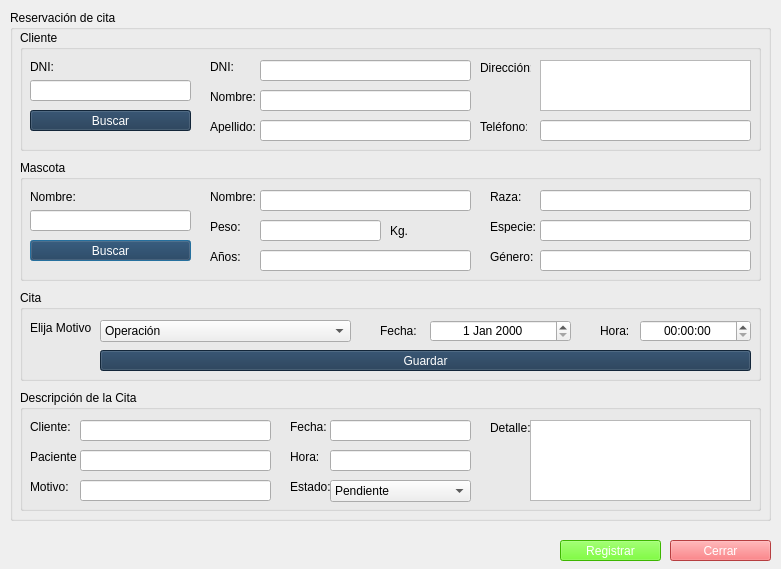
<?xml version="1.0" encoding="UTF-8"?>
<ui version="4.0">
 <class>reservarCita</class>
 <widget class="QDialog" name="reservarCita">
  <property name="geometry">
   <rect>
    <x>0</x>
    <y>0</y>
    <width>781</width>
    <height>569</height>
   </rect>
  </property>
  <property name="windowTitle">
   <string>Dialog</string>
  </property>
  <widget class="QGroupBox" name="groupBox">
   <property name="geometry">
    <rect>
     <x>10</x>
     <y>10</y>
     <width>761</width>
     <height>511</height>
    </rect>
   </property>
   <property name="title">
    <string>Reservación de cita</string>
   </property>
   <widget class="QGroupBox" name="groupBox_3">
    <property name="geometry">
     <rect>
      <x>10</x>
      <y>150</y>
      <width>741</width>
      <height>121</height>
     </rect>
    </property>
    <property name="title">
     <string>Mascota</string>
    </property>
    <widget class="QLineEdit" name="txtNombreMas">
     <property name="geometry">
      <rect>
       <x>240</x>
       <y>30</y>
       <width>211</width>
       <height>21</height>
      </rect>
     </property>
     <property name="cursor">
      <cursorShape>ForbiddenCursor</cursorShape>
     </property>
     <property name="readOnly">
      <bool>true</bool>
     </property>
    </widget>
    <widget class="QPushButton" name="cmdBuscarMas">
     <property name="geometry">
      <rect>
       <x>10</x>
       <y>80</y>
       <width>161</width>
       <height>21</height>
      </rect>
     </property>
     <property name="cursor">
      <cursorShape>PointingHandCursor</cursorShape>
     </property>
     <property name="styleSheet">
      <string notr="true">background-color: rgb(26, 53, 80);
color: rgb(255, 255, 255);</string>
     </property>
     <property name="text">
      <string>Buscar</string>
     </property>
    </widget>
    <widget class="QLineEdit" name="txtBuscarMas">
     <property name="geometry">
      <rect>
       <x>10</x>
       <y>50</y>
       <width>161</width>
       <height>21</height>
      </rect>
     </property>
    </widget>
    <widget class="QLabel" name="label_13">
     <property name="geometry">
      <rect>
       <x>10</x>
       <y>30</y>
       <width>47</width>
       <height>13</height>
      </rect>
     </property>
     <property name="text">
      <string>Nombre:</string>
     </property>
    </widget>
    <widget class="QLineEdit" name="txtPesoMas">
     <property name="geometry">
      <rect>
       <x>240</x>
       <y>60</y>
       <width>121</width>
       <height>21</height>
      </rect>
     </property>
     <property name="cursor">
      <cursorShape>ForbiddenCursor</cursorShape>
     </property>
     <property name="alignment">
      <set>Qt::AlignRight|Qt::AlignTrailing|Qt::AlignVCenter</set>
     </property>
     <property name="readOnly">
      <bool>true</bool>
     </property>
    </widget>
    <widget class="QLabel" name="label_14">
     <property name="geometry">
      <rect>
       <x>190</x>
       <y>60</y>
       <width>47</width>
       <height>13</height>
      </rect>
     </property>
     <property name="text">
      <string>Peso:</string>
     </property>
    </widget>
    <widget class="QLabel" name="label_15">
     <property name="geometry">
      <rect>
       <x>190</x>
       <y>30</y>
       <width>47</width>
       <height>13</height>
      </rect>
     </property>
     <property name="text">
      <string>Nombre:</string>
     </property>
    </widget>
    <widget class="QLineEdit" name="txtRazaMas">
     <property name="geometry">
      <rect>
       <x>520</x>
       <y>30</y>
       <width>211</width>
       <height>21</height>
      </rect>
     </property>
     <property name="cursor">
      <cursorShape>ForbiddenCursor</cursorShape>
     </property>
     <property name="readOnly">
      <bool>true</bool>
     </property>
    </widget>
    <widget class="QLabel" name="label_23">
     <property name="geometry">
      <rect>
       <x>470</x>
       <y>30</y>
       <width>47</width>
       <height>13</height>
      </rect>
     </property>
     <property name="text">
      <string>Raza:</string>
     </property>
    </widget>
    <widget class="QLineEdit" name="txtEspecieMas">
     <property name="geometry">
      <rect>
       <x>520</x>
       <y>60</y>
       <width>211</width>
       <height>21</height>
      </rect>
     </property>
     <property name="cursor">
      <cursorShape>ForbiddenCursor</cursorShape>
     </property>
     <property name="readOnly">
      <bool>true</bool>
     </property>
    </widget>
    <widget class="QLabel" name="label_24">
     <property name="geometry">
      <rect>
       <x>470</x>
       <y>60</y>
       <width>47</width>
       <height>13</height>
      </rect>
     </property>
     <property name="text">
      <string>Especie:</string>
     </property>
    </widget>
    <widget class="QLabel" name="label_25">
     <property name="geometry">
      <rect>
       <x>370</x>
       <y>60</y>
       <width>47</width>
       <height>21</height>
      </rect>
     </property>
     <property name="cursor">
      <cursorShape>ForbiddenCursor</cursorShape>
     </property>
     <property name="text">
      <string>Kg.</string>
     </property>
    </widget>
    <widget class="QLineEdit" name="txtAniosMas">
     <property name="geometry">
      <rect>
       <x>240</x>
       <y>90</y>
       <width>211</width>
       <height>21</height>
      </rect>
     </property>
     <property name="cursor">
      <cursorShape>ForbiddenCursor</cursorShape>
     </property>
     <property name="readOnly">
      <bool>true</bool>
     </property>
    </widget>
    <widget class="QLabel" name="label_32">
     <property name="geometry">
      <rect>
       <x>190</x>
       <y>90</y>
       <width>47</width>
       <height>13</height>
      </rect>
     </property>
     <property name="text">
      <string>Años:</string>
     </property>
    </widget>
    <widget class="QLabel" name="label_33">
     <property name="geometry">
      <rect>
       <x>470</x>
       <y>90</y>
       <width>47</width>
       <height>13</height>
      </rect>
     </property>
     <property name="text">
      <string>Género:</string>
     </property>
    </widget>
    <widget class="QLineEdit" name="txtGeneroMas">
     <property name="geometry">
      <rect>
       <x>520</x>
       <y>90</y>
       <width>211</width>
       <height>21</height>
      </rect>
     </property>
     <property name="cursor">
      <cursorShape>ForbiddenCursor</cursorShape>
     </property>
     <property name="readOnly">
      <bool>true</bool>
     </property>
    </widget>
   </widget>
   <widget class="QGroupBox" name="groupBox_2">
    <property name="geometry">
     <rect>
      <x>10</x>
      <y>20</y>
      <width>741</width>
      <height>121</height>
     </rect>
    </property>
    <property name="title">
     <string>Cliente</string>
    </property>
    <widget class="QLabel" name="label">
     <property name="geometry">
      <rect>
       <x>10</x>
       <y>30</y>
       <width>47</width>
       <height>13</height>
      </rect>
     </property>
     <property name="text">
      <string>DNI:</string>
     </property>
    </widget>
    <widget class="QLineEdit" name="txtBuscarCli">
     <property name="geometry">
      <rect>
       <x>10</x>
       <y>50</y>
       <width>161</width>
       <height>21</height>
      </rect>
     </property>
    </widget>
    <widget class="QPushButton" name="cmdBuscarCli">
     <property name="geometry">
      <rect>
       <x>10</x>
       <y>80</y>
       <width>161</width>
       <height>21</height>
      </rect>
     </property>
     <property name="cursor">
      <cursorShape>PointingHandCursor</cursorShape>
     </property>
     <property name="styleSheet">
      <string notr="true">background-color: rgb(26, 53, 80);
color: rgb(255, 255, 255);</string>
     </property>
     <property name="text">
      <string>Buscar</string>
     </property>
    </widget>
    <widget class="QLabel" name="label_2">
     <property name="geometry">
      <rect>
       <x>190</x>
       <y>60</y>
       <width>47</width>
       <height>13</height>
      </rect>
     </property>
     <property name="text">
      <string>Nombre:</string>
     </property>
    </widget>
    <widget class="QLineEdit" name="txtNombreCli">
     <property name="geometry">
      <rect>
       <x>240</x>
       <y>60</y>
       <width>211</width>
       <height>21</height>
      </rect>
     </property>
     <property name="cursor">
      <cursorShape>ForbiddenCursor</cursorShape>
     </property>
     <property name="readOnly">
      <bool>true</bool>
     </property>
    </widget>
    <widget class="QLineEdit" name="txtApellidoCli">
     <property name="geometry">
      <rect>
       <x>240</x>
       <y>90</y>
       <width>211</width>
       <height>21</height>
      </rect>
     </property>
     <property name="cursor">
      <cursorShape>ForbiddenCursor</cursorShape>
     </property>
     <property name="readOnly">
      <bool>true</bool>
     </property>
    </widget>
    <widget class="QLabel" name="label_3">
     <property name="geometry">
      <rect>
       <x>190</x>
       <y>90</y>
       <width>47</width>
       <height>13</height>
      </rect>
     </property>
     <property name="text">
      <string>Apellido:</string>
     </property>
    </widget>
    <widget class="QLineEdit" name="txtDniCli">
     <property name="geometry">
      <rect>
       <x>240</x>
       <y>30</y>
       <width>211</width>
       <height>21</height>
      </rect>
     </property>
     <property name="cursor">
      <cursorShape>ForbiddenCursor</cursorShape>
     </property>
     <property name="readOnly">
      <bool>true</bool>
     </property>
    </widget>
    <widget class="QLabel" name="label_4">
     <property name="geometry">
      <rect>
       <x>190</x>
       <y>30</y>
       <width>47</width>
       <height>13</height>
      </rect>
     </property>
     <property name="text">
      <string>DNI:</string>
     </property>
    </widget>
    <widget class="QLabel" name="label_11">
     <property name="geometry">
      <rect>
       <x>460</x>
       <y>30</y>
       <width>51</width>
       <height>16</height>
      </rect>
     </property>
     <property name="text">
      <string>Dirección:</string>
     </property>
    </widget>
    <widget class="QLabel" name="label_12">
     <property name="geometry">
      <rect>
       <x>460</x>
       <y>90</y>
       <width>47</width>
       <height>13</height>
      </rect>
     </property>
     <property name="text">
      <string>Teléfono:</string>
     </property>
    </widget>
    <widget class="QLineEdit" name="txtTelefonoCli">
     <property name="geometry">
      <rect>
       <x>520</x>
       <y>90</y>
       <width>211</width>
       <height>21</height>
      </rect>
     </property>
     <property name="cursor">
      <cursorShape>ForbiddenCursor</cursorShape>
     </property>
     <property name="readOnly">
      <bool>true</bool>
     </property>
    </widget>
    <widget class="QPlainTextEdit" name="txtDireccionCli">
     <property name="geometry">
      <rect>
       <x>520</x>
       <y>30</y>
       <width>211</width>
       <height>51</height>
      </rect>
     </property>
     <property name="cursor" stdset="0">
      <cursorShape>ForbiddenCursor</cursorShape>
     </property>
     <property name="readOnly">
      <bool>true</bool>
     </property>
    </widget>
   </widget>
   <widget class="QGroupBox" name="groupBox_4">
    <property name="geometry">
     <rect>
      <x>10</x>
      <y>280</y>
      <width>741</width>
      <height>91</height>
     </rect>
    </property>
    <property name="title">
     <string>Cita</string>
    </property>
    <widget class="QLabel" name="label_17">
     <property name="geometry">
      <rect>
       <x>10</x>
       <y>30</y>
       <width>61</width>
       <height>16</height>
      </rect>
     </property>
     <property name="text">
      <string>Elija Motivo:</string>
     </property>
    </widget>
    <widget class="QComboBox" name="cmdMotivoAten">
     <property name="geometry">
      <rect>
       <x>80</x>
       <y>30</y>
       <width>251</width>
       <height>22</height>
      </rect>
     </property>
     <item>
      <property name="text">
       <string>Operación</string>
      </property>
     </item>
     <item>
      <property name="text">
       <string>Corte de Pelaje</string>
      </property>
     </item>
     <item>
      <property name="text">
       <string>Chequeo</string>
      </property>
     </item>
     <item>
      <property name="text">
       <string>Baño</string>
      </property>
     </item>
     <item>
      <property name="text">
       <string>Vacunación</string>
      </property>
     </item>
     <item>
      <property name="text">
       <string>Desparacitación</string>
      </property>
     </item>
    </widget>
    <widget class="QDateEdit" name="dspFecha">
     <property name="geometry">
      <rect>
       <x>410</x>
       <y>30</y>
       <width>141</width>
       <height>22</height>
      </rect>
     </property>
     <property name="alignment">
      <set>Qt::AlignCenter</set>
     </property>
    </widget>
    <widget class="QLabel" name="label_7">
     <property name="geometry">
      <rect>
       <x>580</x>
       <y>30</y>
       <width>51</width>
       <height>21</height>
      </rect>
     </property>
     <property name="text">
      <string>Hora:</string>
     </property>
    </widget>
    <widget class="QTimeEdit" name="dspHora">
     <property name="geometry">
      <rect>
       <x>620</x>
       <y>30</y>
       <width>111</width>
       <height>22</height>
      </rect>
     </property>
     <property name="alignment">
      <set>Qt::AlignCenter</set>
     </property>
    </widget>
    <widget class="QLabel" name="label_6">
     <property name="geometry">
      <rect>
       <x>360</x>
       <y>30</y>
       <width>51</width>
       <height>21</height>
      </rect>
     </property>
     <property name="text">
      <string>Fecha:</string>
     </property>
    </widget>
    <widget class="QPushButton" name="cmdGuardar">
     <property name="geometry">
      <rect>
       <x>80</x>
       <y>60</y>
       <width>651</width>
       <height>21</height>
      </rect>
     </property>
     <property name="styleSheet">
      <string notr="true">background-color: rgb(26, 53, 80);
color: rgb(255, 255, 255);</string>
     </property>
     <property name="text">
      <string>Guardar</string>
     </property>
    </widget>
   </widget>
   <widget class="QGroupBox" name="groupBox_5">
    <property name="geometry">
     <rect>
      <x>10</x>
      <y>380</y>
      <width>741</width>
      <height>121</height>
     </rect>
    </property>
    <property name="title">
     <string>Descripción de la Cita</string>
    </property>
    <widget class="QLabel" name="label_34">
     <property name="geometry">
      <rect>
       <x>270</x>
       <y>60</y>
       <width>47</width>
       <height>13</height>
      </rect>
     </property>
     <property name="text">
      <string>Hora:</string>
     </property>
    </widget>
    <widget class="QLabel" name="label_16">
     <property name="geometry">
      <rect>
       <x>10</x>
       <y>90</y>
       <width>47</width>
       <height>13</height>
      </rect>
     </property>
     <property name="text">
      <string>Motivo:</string>
     </property>
    </widget>
    <widget class="QLineEdit" name="txtFecha">
     <property name="geometry">
      <rect>
       <x>310</x>
       <y>30</y>
       <width>141</width>
       <height>21</height>
      </rect>
     </property>
     <property name="cursor">
      <cursorShape>ForbiddenCursor</cursorShape>
     </property>
     <property name="readOnly">
      <bool>true</bool>
     </property>
    </widget>
    <widget class="QLabel" name="label_18">
     <property name="geometry">
      <rect>
       <x>270</x>
       <y>30</y>
       <width>47</width>
       <height>13</height>
      </rect>
     </property>
     <property name="text">
      <string>Fecha:</string>
     </property>
    </widget>
    <widget class="QLineEdit" name="txtMotivo">
     <property name="geometry">
      <rect>
       <x>60</x>
       <y>90</y>
       <width>191</width>
       <height>21</height>
      </rect>
     </property>
     <property name="cursor">
      <cursorShape>ForbiddenCursor</cursorShape>
     </property>
     <property name="readOnly">
      <bool>true</bool>
     </property>
    </widget>
    <widget class="QLineEdit" name="txtPeso">
     <property name="geometry">
      <rect>
       <x>310</x>
       <y>60</y>
       <width>141</width>
       <height>21</height>
      </rect>
     </property>
     <property name="cursor">
      <cursorShape>ForbiddenCursor</cursorShape>
     </property>
     <property name="alignment">
      <set>Qt::AlignRight|Qt::AlignTrailing|Qt::AlignVCenter</set>
     </property>
     <property name="readOnly">
      <bool>true</bool>
     </property>
    </widget>
    <widget class="QLabel" name="label_19">
     <property name="geometry">
      <rect>
       <x>470</x>
       <y>30</y>
       <width>61</width>
       <height>16</height>
      </rect>
     </property>
     <property name="text">
      <string>Detalle:</string>
     </property>
    </widget>
    <widget class="QPlainTextEdit" name="txtDetalle">
     <property name="geometry">
      <rect>
       <x>510</x>
       <y>30</y>
       <width>221</width>
       <height>81</height>
      </rect>
     </property>
     <property name="cursor" stdset="0">
      <cursorShape>IBeamCursor</cursorShape>
     </property>
     <property name="readOnly">
      <bool>false</bool>
     </property>
    </widget>
    <widget class="QLineEdit" name="txtMas">
     <property name="geometry">
      <rect>
       <x>60</x>
       <y>60</y>
       <width>191</width>
       <height>21</height>
      </rect>
     </property>
     <property name="cursor">
      <cursorShape>ForbiddenCursor</cursorShape>
     </property>
     <property name="readOnly">
      <bool>true</bool>
     </property>
    </widget>
    <widget class="QLabel" name="label_20">
     <property name="geometry">
      <rect>
       <x>10</x>
       <y>60</y>
       <width>47</width>
       <height>13</height>
      </rect>
     </property>
     <property name="text">
      <string>Paciente:</string>
     </property>
    </widget>
    <widget class="QLineEdit" name="txtCli">
     <property name="geometry">
      <rect>
       <x>60</x>
       <y>30</y>
       <width>191</width>
       <height>21</height>
      </rect>
     </property>
     <property name="cursor">
      <cursorShape>ForbiddenCursor</cursorShape>
     </property>
     <property name="readOnly">
      <bool>true</bool>
     </property>
    </widget>
    <widget class="QLabel" name="label_21">
     <property name="geometry">
      <rect>
       <x>10</x>
       <y>30</y>
       <width>47</width>
       <height>13</height>
      </rect>
     </property>
     <property name="text">
      <string>Cliente:</string>
     </property>
    </widget>
    <widget class="QLabel" name="label_35">
     <property name="geometry">
      <rect>
       <x>270</x>
       <y>90</y>
       <width>47</width>
       <height>13</height>
      </rect>
     </property>
     <property name="text">
      <string>Estado:</string>
     </property>
    </widget>
    <widget class="QComboBox" name="cmdEstado">
     <property name="geometry">
      <rect>
       <x>310</x>
       <y>90</y>
       <width>141</width>
       <height>22</height>
      </rect>
     </property>
     <item>
      <property name="text">
       <string>Pendiente</string>
      </property>
     </item>
     <item>
      <property name="text">
       <string>Asistió</string>
      </property>
     </item>
     <item>
      <property name="text">
       <string>No Asistió</string>
      </property>
     </item>
    </widget>
   </widget>
  </widget>
  <widget class="QPushButton" name="cmdCerrar">
   <property name="geometry">
    <rect>
     <x>670</x>
     <y>540</y>
     <width>101</width>
     <height>21</height>
    </rect>
   </property>
   <property name="cursor">
    <cursorShape>PointingHandCursor</cursorShape>
   </property>
   <property name="styleSheet">
    <string notr="true">color: rgb(255, 255, 255);
background-color: rgb(255, 87, 90);
font: 10pt &quot;MS Shell Dlg 2&quot;;</string>
   </property>
   <property name="text">
    <string>Cerrar</string>
   </property>
  </widget>
  <widget class="QPushButton" name="cmdRegistrar">
   <property name="geometry">
    <rect>
     <x>560</x>
     <y>540</y>
     <width>101</width>
     <height>21</height>
    </rect>
   </property>
   <property name="cursor">
    <cursorShape>PointingHandCursor</cursorShape>
   </property>
   <property name="styleSheet">
    <string notr="true">color: rgb(255, 255, 255);
background-color: rgb(85, 255, 0);
font: 10pt &quot;MS Shell Dlg 2&quot;;</string>
   </property>
   <property name="text">
    <string>Registrar</string>
   </property>
  </widget>
 </widget>
 <tabstops>
  <tabstop>txtBuscarCli</tabstop>
  <tabstop>cmdBuscarCli</tabstop>
  <tabstop>txtDniCli</tabstop>
  <tabstop>txtNombreCli</tabstop>
  <tabstop>txtApellidoCli</tabstop>
  <tabstop>txtDireccionCli</tabstop>
  <tabstop>txtTelefonoCli</tabstop>
  <tabstop>txtBuscarMas</tabstop>
  <tabstop>cmdBuscarMas</tabstop>
  <tabstop>txtNombreMas</tabstop>
  <tabstop>txtPesoMas</tabstop>
  <tabstop>txtAniosMas</tabstop>
  <tabstop>txtRazaMas</tabstop>
  <tabstop>txtEspecieMas</tabstop>
  <tabstop>txtGeneroMas</tabstop>
  <tabstop>cmdMotivoAten</tabstop>
  <tabstop>dspFecha</tabstop>
  <tabstop>dspHora</tabstop>
  <tabstop>cmdGuardar</tabstop>
  <tabstop>txtCli</tabstop>
  <tabstop>txtMas</tabstop>
  <tabstop>txtMotivo</tabstop>
  <tabstop>txtFecha</tabstop>
  <tabstop>txtPeso</tabstop>
  <tabstop>txtDetalle</tabstop>
  <tabstop>cmdRegistrar</tabstop>
  <tabstop>cmdCerrar</tabstop>
 </tabstops>
 <resources/>
 <connections/>
</ui>
